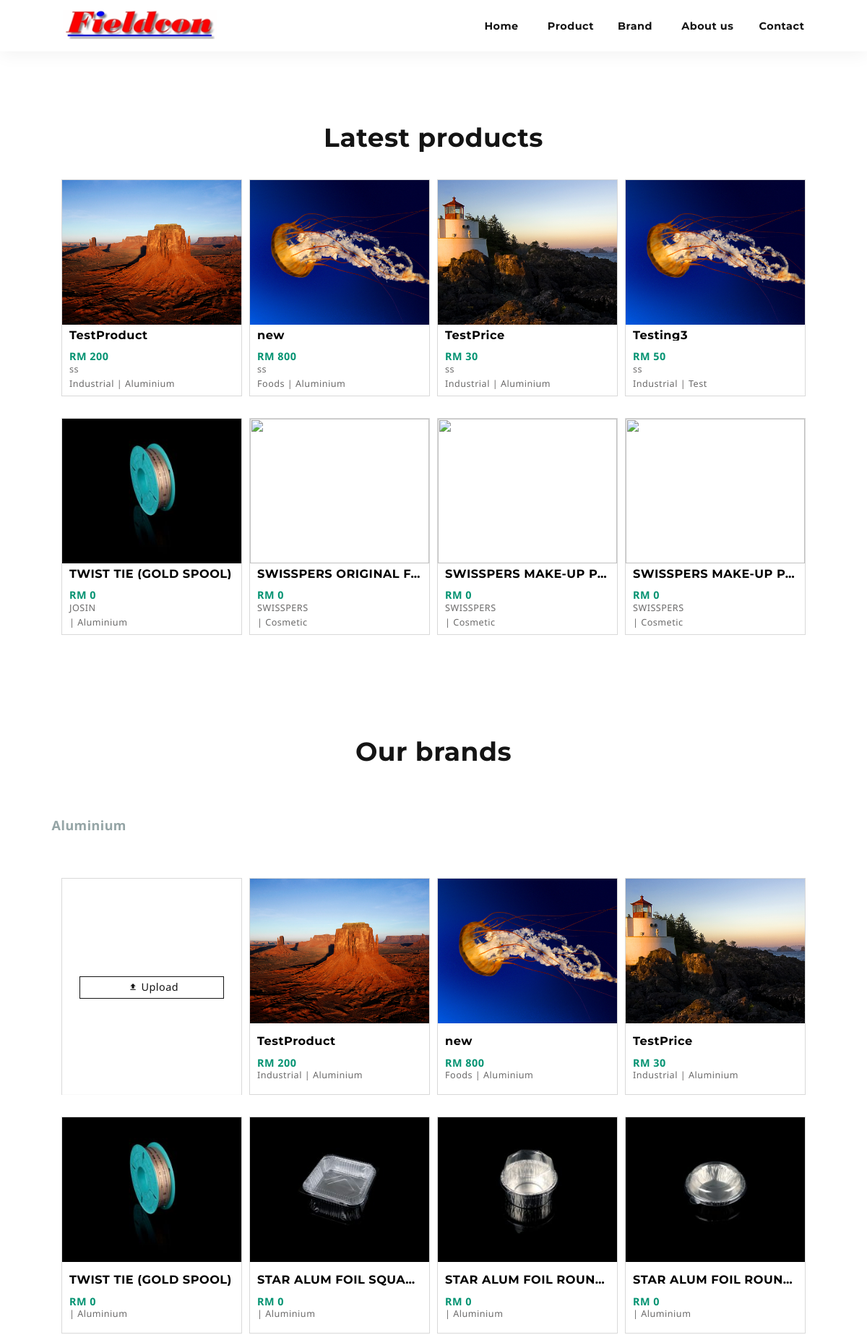
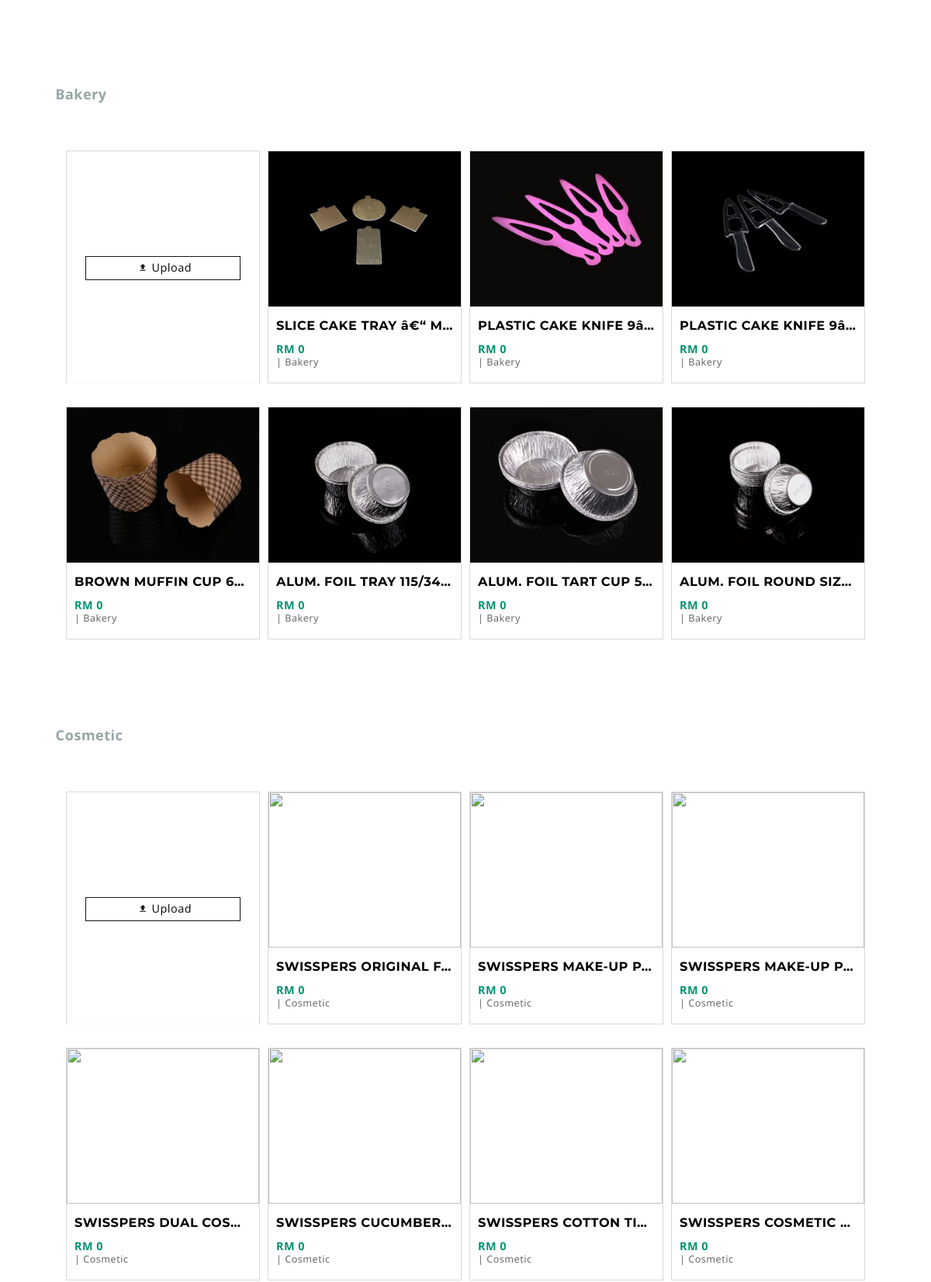
The page /adminHome.php (signed in, upper part) on the database its author committed (2 pictures, top to bottom).
### tables this page shows
CREATE TABLE `about_us` (
  `title` varchar(30) NOT NULL,
  `content` text NOT NULL,
  `image` varchar(277) NOT NULL,
  `logo` varchar(277) NOT NULL
);

CREATE TABLE `category` (
  `product_id` int(255) NOT NULL,
  `product_name` varchar(277) NOT NULL,
  `product_price` double NOT NULL,
  `product_image` varchar(277) NOT NULL,
  `product_size` varchar(277) NOT NULL,
  `category_product` varchar(255) NOT NULL,
  `brands` int(255) NOT NULL,
  `description` varchar(277) NOT NULL,
  `model` varchar(277) NOT NULL,
  `packaging` varchar(277) NOT NULL
);

CREATE TABLE `product` (
  `id` int(255) NOT NULL,
  `name` varchar(255) NOT NULL
);

CREATE TABLE `product_category` (
  `id` int(255) NOT NULL,
  `product_type` varchar(277) NOT NULL
);

### adminHome.php (the view, shortened to what this page needs)
<!DOCTYPE html>
<html>
<head>
<link rel="stylesheet" href="css/reset.css">
<link rel="stylesheet" type="text/css" href="css/home.css">
<link rel="stylesheet" href="https://use.fontawesome.com/releases/v5.8.1/css/all.css">
</head>
<body>
<?php
    include('components/config.php');
    include('components/navbar.php');
?>
<form method="get" action="detail.php">
<section class="product-section">
        <div class="container">
        <div class="product_content col-12">
        <h1 class="header col-12 text-center">Latest products</h1>
            <?php
                    $test = mysqli_query($mysqli,"SELECT *,product_category.product_type,product.name FROM category LEFT JOIN product ON category.category_product = product.id LEFT JOIN product_category ON category.brands = product_category.id ORDER BY product_id DESC LIMIT 8");
                    while ($row = mysqli_fetch_array($test)) {
                        $row['product_name'] = str_replace('"',"",$row['product_name']);
                ?>
                 <div class="card admin-card">
                        <div class="card-content">
                            <h4 class="small-header my-auto"><?php echo $row['product_name']?></h4>
                            <p class="price-tag">RM <?php echo $row['product_price']?></p>
                            <p class="paragraph"><?php echo $row['model'] ?></p>
                            <p class="paragraph"><?php echo $row['name'] ?> | <?php echo $row['product_type']?></p>
                        </div>
                 </div>
                <?php
                    }
            ?>
        </div>
        </div>
    </section>
    <section class="product-section">
        <div class="container">
            <h1 class="header col-12 text-center">Our brands</h1>
            <?php
                $sql = mysqli_query($mysqli,"SELECT * FROM product_category");
                while ($row = mysqli_fetch_array($sql)) {
            ?>
            <p class="grey-label"><?php echo $row["product_type"]?></p>
            <div class="product_content col-12">
                <div class="card admin-card">
                    <div class="operation-pane upload-pane">
                        <a class="operate_btn" onclick="uploadProduct()"><i class="small material-icons">file_upload</i> Upload</a>
                    </div>
                </div>
                <?php
                    $currentTypeID = $row['id'];
                    $test = mysqli_query($mysqli,"SELECT *,product_category.product_type,product.name FROM category LEFT JOIN product ON category.category_product = product.id LEFT JOIN product_category ON category.brands = product_category.id WHERE brands = '$currentTypeID' ORDER BY product_id DESC LIMIT 7");
                    while ($row = mysqli_fetch_array($test)) {
                        $row['product_name'] = str_replace('"',"",$row['product_name']);
                ?>
                 <div class="card admin-card">
                        <div class="card-content">
                            <h4 class="small-header my-auto"><?php echo $row['product_name']?></h4>
                            <p class="price-tag">RM <?php echo $row['product_price']?></p>
                            <p class="paragraph"><?php echo $row['name'] ?> | <?php echo $row['product_type']?></p>
                        </div>
                 </div>
                <?php
                    }
                ?>
            </div>
            <?php
            }
            ?>
        </div>
    </section>
</form>
    <?php
		include_once'firstFooter.php';
	?>
	<?php
		include_once'footer.php';
	?>
</body>
</html>

### components/navbar.php (shortened to what this page needs)
<?php
    include('config.php');
    $logo_sql = mysqli_query($mysqli, "SELECT logo FROM about_us");
    $row_about = mysqli_fetch_array($logo_sql);
?>
<nav class="topnav" id="topNavBar">
    <div class="container">
        <span class="collapse-mobile-show align-left">
            <a class="align-left"><img src="images/<?php echo $row_about['logo']?>" alt="" id="logo"></a>
        </span>
        <span class="collapse-content">
            <?php
                if(!isset($_SESSION["loggedin"]) || $_SESSION["loggedin"] !== true){
            ?>
                <a href="home.php" id="active">Home</a>
            <?php
            }
            else{
            ?>
                <a href="adminHome.php" id="active">Home</a>
            <?php
            }
            ?>
                <div class="product-dropdown" onclick="showProductItems()">
                    Product
                </div>
                <div class="brand-dropdown" onclick="showBrandItems()">
                    Brand
                </div>
                <a href="aboutUs.php">About us</a>
                <a href="contact.php">Contact</a>
        </span>
    </div>
</nav>

### css/home.css (style rules this page uses)
:root { --primary-color:#141414; }
*,::before,::after { margin: 0; padding: 0; box-sizing: border-box; font-family: 'Noto Sans', sans-serif; letter-spacing:.5px; font-size: 18px; }
h1,h2,h3,h4,h5,h6 { font-family: 'Montserrat', sans-serif; }
a { text-decoration: none; color:#141414; }
.topnav { position: sticky; top: 0; left:0; max-width: 100%; width: 100%; background:rgba(255,255,255,.99); box-shadow: 0 5px 25px rgba(0,0,0,.05); padding: 0em 2em; z-index: 99; }
#logo { max-width: 250px; max-height: 40px; width: 100%; height: 100%; object-fit: cover; }
.topnav .container { display: flex; flex-flow: row wrap; justify-content: center; align-items: center; padding: .8em 1.2em; }
.topnav a { font-family: 'Montserrat', sans-serif; font-size: .8em; font-weight: bold; color:#141414; padding: 3px 15px; }
.collapse-content { text-align: right; flex:1; margin-left: auto; }
.brand-dropdown,.product-dropdown { display: inline-flex; flex-flow: column; max-width: 90px; width: 100%; font-family: 'Montserrat', sans-serif; font-weight: bold; color:#141414; font-size: .8em; cursor: pointer; padding: 3px 20px; }
.grey-label { margin-top: 50px; font-weight: bold; color:#95a5a6; }
#active { color:#141414; }
.container { max-width: 1100px; display: flex; flex-flow: row wrap; margin: 0 auto; width: 100%; padding: 1.5em 1.2em; }
.text-center { text-align: center; }
.align-left { margin-right: auto; }
.col-12 { width: 100%; }
.small-header { padding: 5px; font-weight: normal; font-size: .8rem; text-overflow: ellipsis; white-space:nowrap; overflow:hidden; max-width: inherit; }
.header { font-weight: 700; font-size: 2rem; margin:25px 0; color: var(--primary-color); }
.paragraph { color: #656464f5; padding: .8em 0; font-size: .8rem; line-height: 1.6; }
.home-section,.product-section { position: relative; min-height: 50vh; }
.product_content { display: flex; flex-flow: row wrap; justify-content: center; margin: 25px auto; align-items: center; padding: 3vh 0; }
.card { position: relative; margin: 15px 5px; display: flex; max-width: 250px; width: 100%; height:300px; border: 1px solid rgba(0,0,0,.15); flex-flow: column; }
.card-content { text-overflow: ellipsis; white-space:nowrap; overflow:hidden; max-width: inherit; display:flex; flex-flow:column; padding: 0 10px; margin: auto 0; }
.card .small-header { padding:0 0; font-weight: bold; font-size:.9rem; text-align:left; }
.card .price-tag { color:#049372; font-size:.8rem; font-weight: bold; margin-top:15px; }
.card .paragraph { font-size:.7rem; padding: 0 0; }
.operation-pane { opacity: 0; max-width: inherit; height: inherit; width: 100%; background:rgba(255,255,255,.85); position: absolute; top:0; left: 0; z-index: 3; display: flex; flex-flow: column; justify-content: center; align-items: center; }
.upload-pane { opacity:1; }
.operate_btn { margin: 5px 0; max-width: 200px; display: flex; flex-flow: row nowrap; justify-content: center; align-items: center; width: 100%; padding: .5em 0em; cursor: pointer; background: #fff; border: none; border: 1px solid var(--primary-color); outline:none; font-size: .8rem; }
.operate_btn i { padding: 0 5px; }

### css/footer.css (style rules this page uses)
.small { font-size: .7rem; }

### rows shown on the page
about_us: logo (picture)
category: product_name "TestProduct", product_price "200", model "ss", product.name "Industrial", product_category.product_type "Aluminium"
category: product_name "new", product_price "800", model "ss", product.name "Foods", product_category.product_type "Aluminium"
category: product_name "TestPrice", product_price "30", model "ss", product.name "Industrial", product_category.product_type "Aluminium"
category: product_name "Testing3", product_price "50", model "ss", product.name "Industrial", product_category.product_type "Test"
category: product_name "TWIST TIE (GOLD SPOOL)", product_price "0", model "JOSIN", product_category.product_type "Aluminium"
category: product_name "SWISSPERS ORIGINAL F…", product_price "0", model "SWISSPERS", product_category.product_type "Cosmetic"
category: product_name "SWISSPERS MAKE-UP P…", product_price "0", model "SWISSPERS", product_category.product_type "Cosmetic"
category: product_name "SWISSPERS MAKE-UP P…", product_price "0", model "SWISSPERS", product_category.product_type "Cosmetic"
product_category: product_type "Aluminium"
category: product_name "STAR ALUM FOIL SQUA…", product_price "0", product_category.product_type "Aluminium"
category: product_name "STAR ALUM FOIL ROUN…", product_price "0", product_category.product_type "Aluminium"
category: product_name "STAR ALUM FOIL ROUN…", product_price "0", product_category.product_type "Aluminium"
product_category: product_type "Bakery"
category: product_name "SLICE CAKE TRAY â€“ M…", product_price "0", product_category.product_type "Bakery"
category: product_name "PLASTIC CAKE KNIFE 9â…", product_price "0", product_category.product_type "Bakery"
category: product_name "PLASTIC CAKE KNIFE 9â…", product_price "0", product_category.product_type "Bakery"
category: product_name "BROWN MUFFIN CUP 6…", product_price "0", product_category.product_type "Bakery"
category: product_name "ALUM. FOIL TRAY 115/34…", product_price "0", product_category.product_type "Bakery"
category: product_name "ALUM. FOIL TART CUP 5…", product_price "0", product_category.product_type "Bakery"
category: product_name "ALUM. FOIL ROUND SIZ…", product_price "0", product_category.product_type "Bakery"
product_category: product_type "Cosmetic"
category: product_name "SWISSPERS DUAL COS…", product_price "0", product_category.product_type "Cosmetic"
category: product_name "SWISSPERS CUCUMBER…", product_price "0", product_category.product_type "Cosmetic"
category: product_name "SWISSPERS COTTON TI…", product_price "0", product_category.product_type "Cosmetic"
category: product_name "SWISSPERS COSMETIC…", product_price "0", product_category.product_type "Cosmetic"
